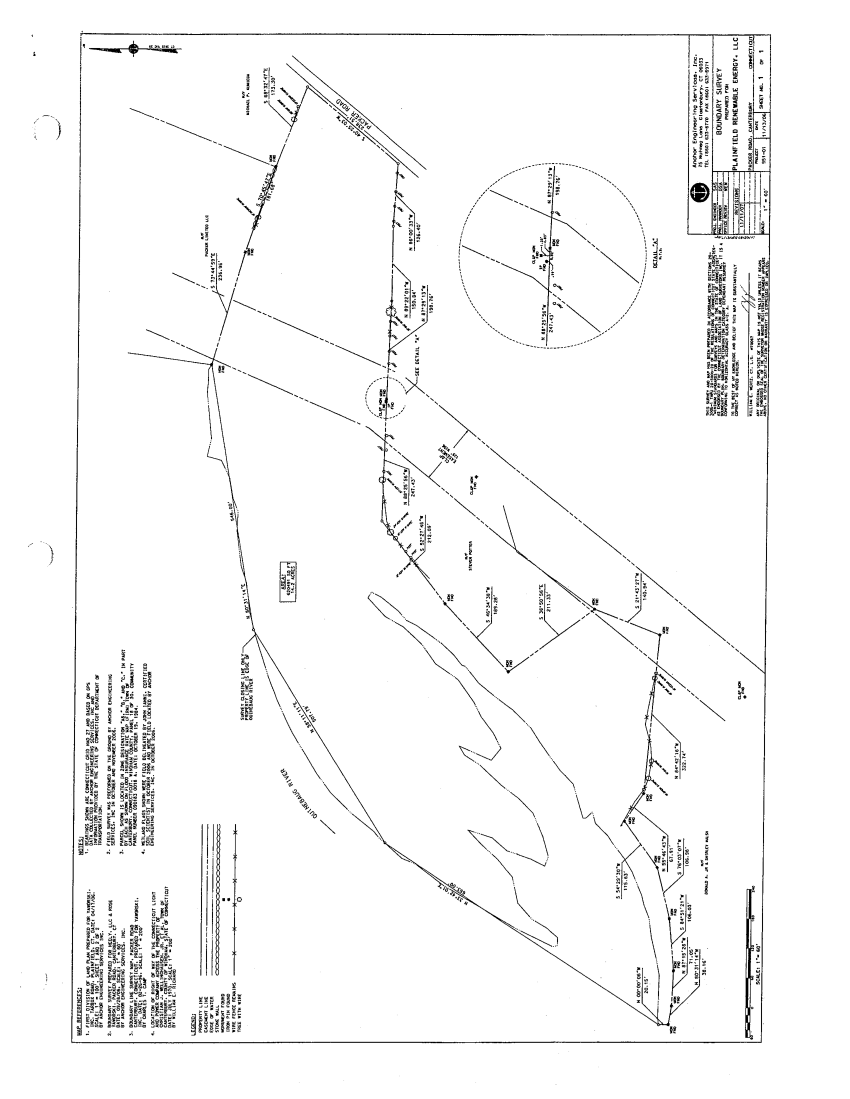
#> input picture scratch_diag/new_pages/petition_p5.png, 1700 x 2197 px, found by its file name (shown at 1/2 size)
$ python cv_line_test5.py
#> lines starting #> are read from the running program, lines starting #| are printed output that depends on the picture; after the words box and inside, x2 and y2 are one past the last pixel; in counts of white or black regions, pixels touching at a corner belong together
"""
Test: vision-described boundary style + adaptive local gap-closing on
Plainfield. Vision description (given directly, no legend lookup):
  "The parcel boundary is a thin, mostly-continuous solid line forming
  an irregular polygon. It is interrupted at nearly every vertex by
  small circular corner-marker symbols (iron pin / monument found) and
  by bearing/distance text labels crossing the line."

This script uses that description operationally: instead of one global
morphological-close kernel over the whole page, detect small circular
blobs (candidate corner markers) via HoughCircles, and apply a small
morphological close ONLY within a local radius around each detected
circle center -- leaving the rest of the page untouched.

Throwaway diagnostic, no pipeline integration.
"""

import cv2
import numpy as np
from pathlib import Path

OUT_DIR = Path("scratch_diag/cv_line_test_out")
OUT_DIR.mkdir(exist_ok=True)

PATH = "scratch_diag/new_pages/petition_p5.png"


def main():
    img = cv2.imread(PATH)
#> img is the input picture: shape (2197, 1700, 3); min 0, max 255, mean 247
    gray = cv2.cvtColor(img, cv2.COLOR_BGR2GRAY)
    h, w = gray.shape
    print(f"size: {w}x{h}")
#| size: 1700x2197

    _, binary = cv2.threshold(gray, 200, 255, cv2.THRESH_BINARY_INV)
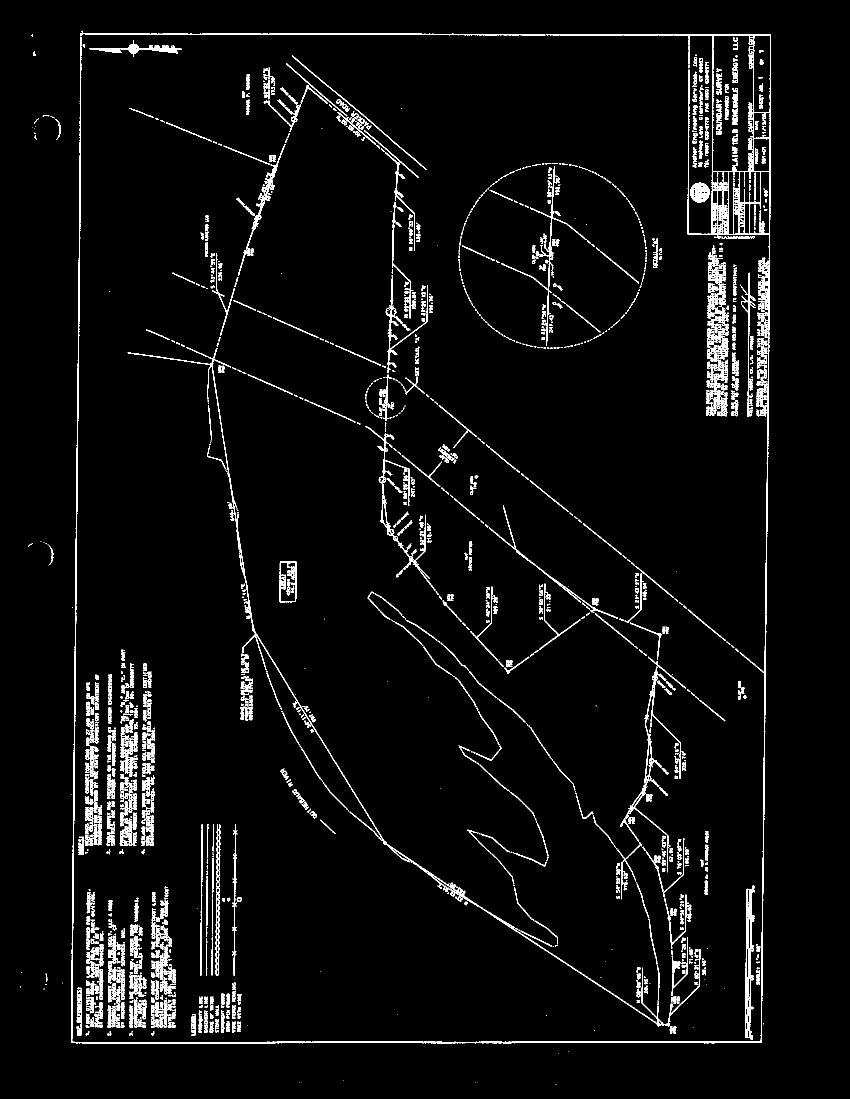
#> binary: shape (2197, 1700) (shown at 1/2 size); 4.3% white in thin lines or dots, all inside (x1, y1, x2, y2) = (40, 61, 1542, 2170)

    # --- detect small circular corner markers ---
    blurred = cv2.medianBlur(gray, 3)
    circles = cv2.HoughCircles(
        blurred, cv2.HOUGH_GRADIENT, dp=1, minDist=15,
        param1=80, param2=18, minRadius=4, maxRadius=14,
    )
#> circles = 20 rows, first 8: [687.5, 212.5, 12.2], [267.5, 97.5, 9.6], [888.5, 905.5, 12.2], [296.5, 1640.5, 9.6], [273.5, 1963.5, 12.2], [320.5, 2021.5, 9.6], [181.5, 1659.5, 12.2], [1483.5, 423.5, 10]
    n_circ = 0 if circles is None else circles.shape[1]
#> n_circ = 20
    print(f"candidate corner-marker circles detected: {n_circ}")
#| candidate corner-marker circles detected: 20

    circle_overlay = img.copy()
    if circles is not None:
        for c in circles[0]:
            cx, cy, r = c
            cv2.circle(circle_overlay, (int(cx), int(cy)), int(r), (0, 0, 255), 2)
#> this loop made 20 passes
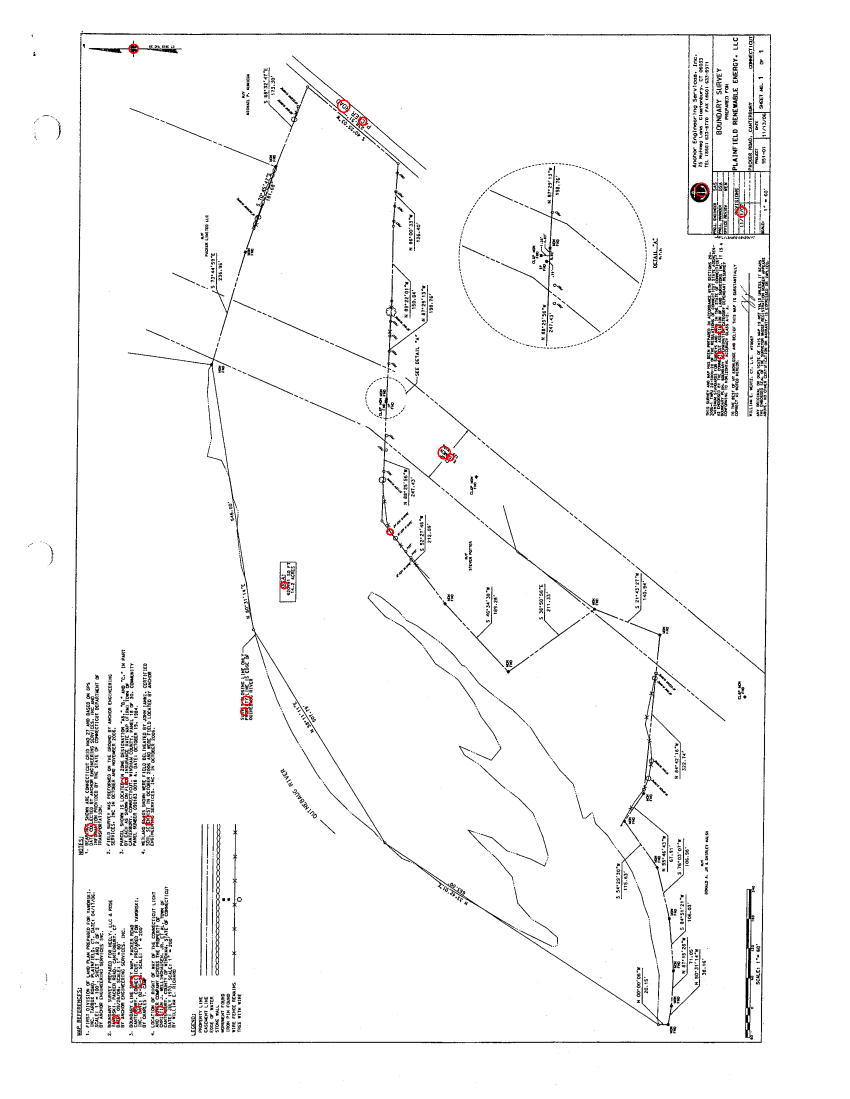
#> circle_overlay: shape (2197, 1700, 3) (shown at 1/2 size); 0.09% of pixels changed, all inside (x1, y1, x2, y2) = (168, 87, 1495, 2047)
    cv2.imwrite(str(OUT_DIR / "plainfield_detected_circles.png"), circle_overlay)

    # --- baseline: raw contours (no closing at all) ---
    contours, hierarchy = cv2.findContours(binary, cv2.RETR_CCOMP, cv2.CHAIN_APPROX_SIMPLE)
#> contours = 3471 contours, 2535 with area under 20; largest, box (x1, y1, x2, y2) and area: (142, 68, 1542, 2087) 58282, (1425, 70, 1542, 343) 26725, (1478, 343, 1540, 469) 6432, (255, 694, 1401, 2053) 4694, (1490, 1771, 1510, 2080) 3142
    big = sorted([c for c in contours if cv2.contourArea(c) > 3000], key=cv2.contourArea, reverse=True)
#> big = 5 contours; box (x1, y1, x2, y2) and area: (142, 68, 1542, 2087) 58282, (1425, 70, 1542, 343) 26725, (1478, 343, 1540, 469) 6432, (255, 694, 1401, 2053) 4694, (1490, 1771, 1510, 2080) 3142
    print(f"[raw] contours area>3000: {len(big)}, top area: {cv2.contourArea(big[0]) if big else 0:.0f}")
#| [raw] contours area>3000: 5, top area: 58282

    # --- global close (5x5), for comparison with earlier run ---
    kernel5 = cv2.getStructuringElement(cv2.MORPH_ELLIPSE, (5, 5))
#> kernel5 = [[0, 0, 1, 0, 0], [1, 1, 1, 1, 1], [1, 1, 1, 1, 1], [1, 1, 1, 1, 1], [0, 0, 1, 0, 0]]
    global_closed = cv2.morphologyEx(binary, cv2.MORPH_CLOSE, kernel5)
#> global_closed: shape (2197, 1700); 5.6% white; 221 white regions (82 under 20 px)
    contours_g, _ = cv2.findContours(global_closed, cv2.RETR_CCOMP, cv2.CHAIN_APPROX_SIMPLE)
#> contours_g = 470 contours, 92 with area under 20; largest, box (x1, y1, x2, y2) and area: (142, 61, 1542, 2087) 2788104, (144, 67, 1539, 2086) 2662344, (1425, 70, 1507, 343) 19645, (1377, 70, 1426, 384) 13968, (447, 111, 853, 637) 11574
    big_g = sorted([c for c in contours_g if cv2.contourArea(c) > 3000], key=cv2.contourArea, reverse=True)
#> big_g = 18 contours; largest, box (x1, y1, x2, y2) and area: (142, 61, 1542, 2087) 2788104, (144, 67, 1539, 2086) 2662344, (1425, 70, 1507, 343) 19645, (1377, 70, 1426, 384) 13968, (447, 111, 853, 637) 11574
    print(f"[global close 5x5] contours area>3000: {len(big_g)}, top area: {cv2.contourArea(big_g[0]) if big_g else 0:.0f}")
#| [global close 5x5] contours area>3000: 18, top area: 2788104

    # --- adaptive: close only in a local radius around each detected circle ---
    adaptive = binary.copy()
    kernel_big = cv2.getStructuringElement(cv2.MORPH_ELLIPSE, (9, 9))
    closed_full = cv2.morphologyEx(binary, cv2.MORPH_CLOSE, kernel_big)
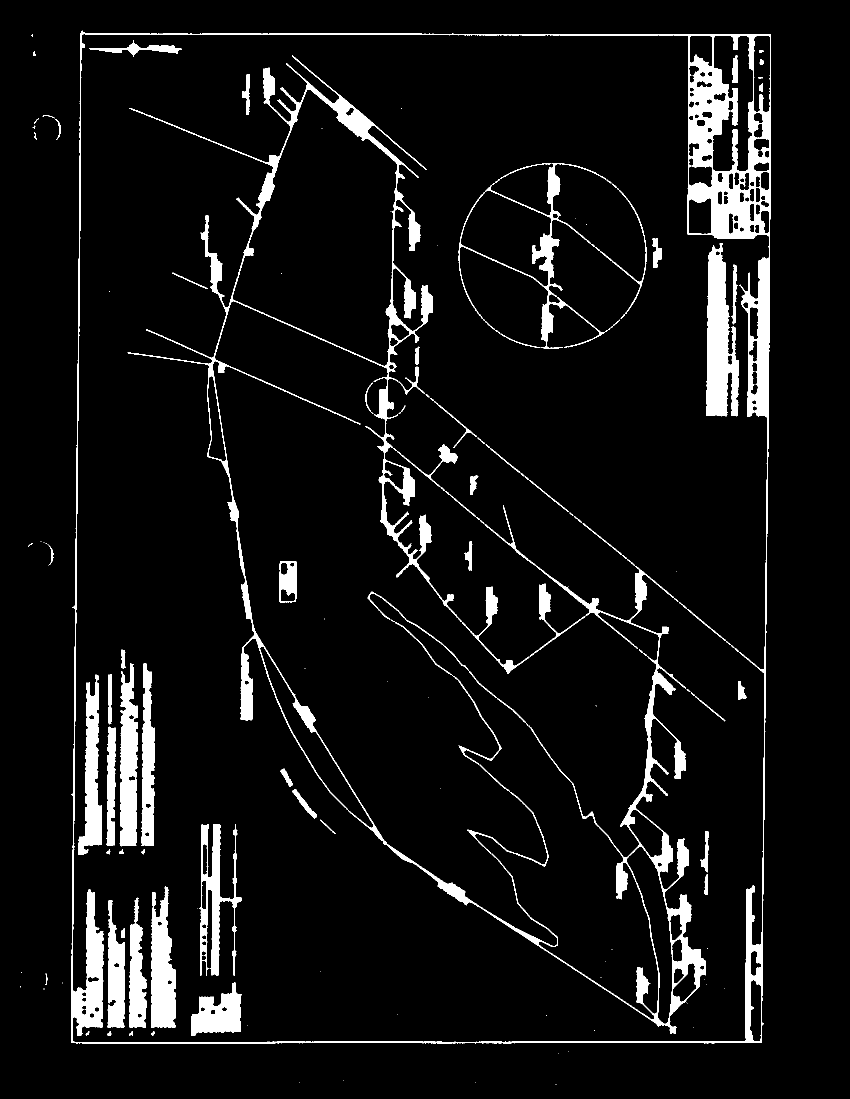
#> closed_full: shape (2197, 1700) (shown at 1/2 size); 6.8% white; 125 white regions (50 under 20 px), largest, box (x1, y1, x2, y2) and area: (255, 111, 1412, 2067) 74958, (142, 61, 1542, 2087) 71948, (1412, 486, 1478, 833) 14911
    if circles is not None:
        mask = np.zeros_like(binary)
        for c in circles[0]:
            cx, cy, r = c
            cv2.circle(mask, (int(cx), int(cy)), int(r) + 12, 255, -1)
#> mask: shape (2197, 1700); 0.7% white; 18 white regions, largest, box (x1, y1, x2, y2) and area: (864, 881, 920, 934) 2128, (469, 1380, 514, 1443) 2097, (1378, 354, 1429, 405) 1961
        adaptive = np.where(mask > 0, closed_full, binary)
#> adaptive: shape (2197, 1700); 4.5% white; 1890 white regions (754 under 20 px)

    n_changed = int(np.sum((adaptive > 0) != (binary > 0)))
#> n_changed = 8163
    print(f"pixels changed by adaptive closing: {n_changed} (vs global close would touch ~{int(np.sum((global_closed>0)!=(binary>0)))})")
#| pixels changed by adaptive closing: 8163 (vs global close would touch ~50250)

    contours_a, hierarchy_a = cv2.findContours(adaptive, cv2.RETR_CCOMP, cv2.CHAIN_APPROX_SIMPLE)
#> contours_a = 3199 contours, 2345 with area under 20; largest, box (x1, y1, x2, y2) and area: (142, 68, 1542, 2087) 62804, (1425, 70, 1542, 343) 26725, (1478, 343, 1540, 469) 6062, (255, 694, 1401, 2053) 4694, (1413, 590, 1460, 780) 4170
    big_a = sorted([c for c in contours_a if cv2.contourArea(c) > 3000], key=cv2.contourArea, reverse=True)
#> big_a = 8 contours; box (x1, y1, x2, y2) and area: (142, 68, 1542, 2087) 62804, (1425, 70, 1542, 343) 26725, (1478, 343, 1540, 469) 6062, (255, 694, 1401, 2053) 4694, (1413, 590, 1460, 780) 4170, (572, 111, 853, 356) 3450, (1376, 379, 1424, 469) 3172, (1490, 1771, 1510, 2080) 3142
    print(f"[adaptive local close] contours area>3000: {len(big_a)}")
#| [adaptive local close] contours area>3000: 8
    for c in big_a[:6]:
        area = cv2.contourArea(c)
        x, y, cw, ch = cv2.boundingRect(c)
        print(f"    area={area:.0f} bbox=({x},{y},{cw},{ch})")
#> this loop made 6 passes
#> (area, x, y, cw, ch) on passes 1 to 6: (62803.5, 142, 68, 1400, 2019), (26725, 1425, 70, 117, 273), (6061.5, 1478, 343, 62, 126), (4693.5, 255, 694, 1146, 1359), (4169.5, 1413, 590, 47, 190), (3450, 572, 111, 281, 245)
#> (printed output is left out)

    overlay = img.copy()
    colors = [(0, 255, 0), (255, 0, 255), (0, 165, 255), (255, 255, 0), (0, 0, 255), (255, 128, 0)]
    for k, c in enumerate(big_a[:6]):
        cv2.drawContours(overlay, [c], -1, colors[k % len(colors)], 3)
#> this loop made 6 passes
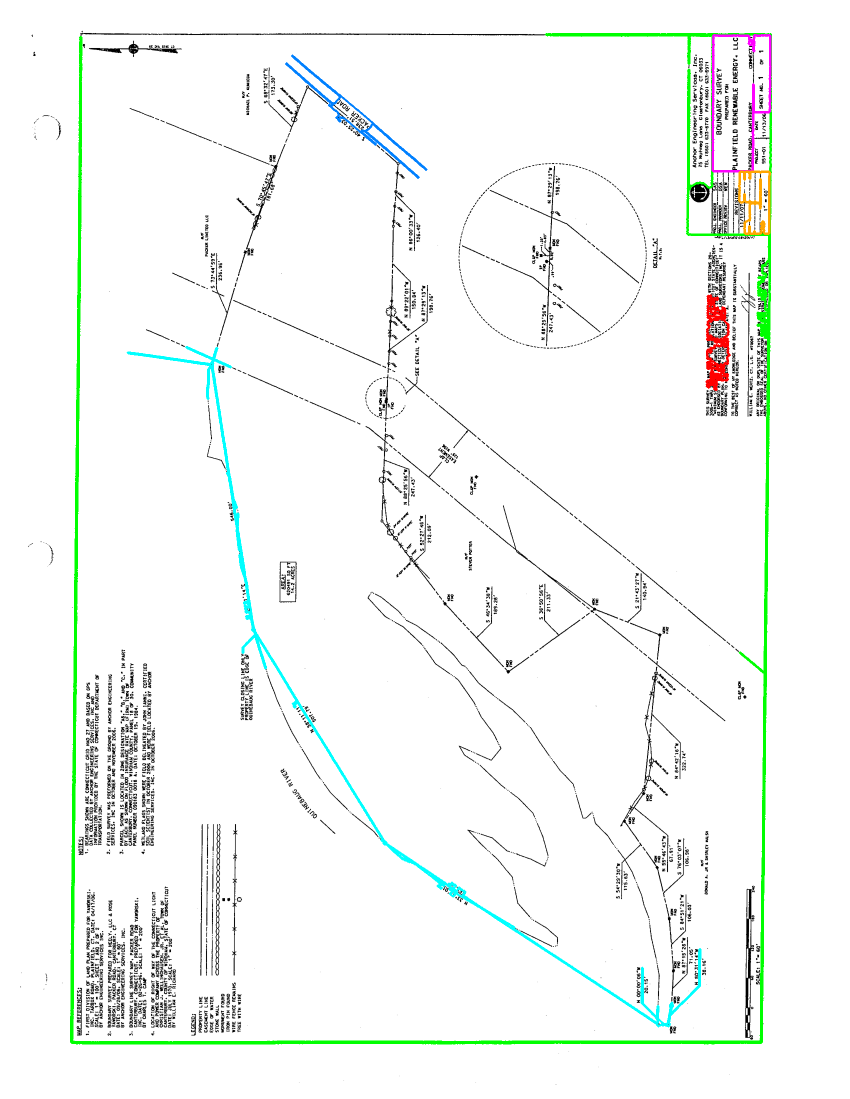
#> overlay: shape (2197, 1700, 3) (shown at 1/2 size); 2.03% of pixels changed, all inside (x1, y1, x2, y2) = (140, 66, 1544, 2089)
    cv2.imwrite(str(OUT_DIR / "plainfield_contours_adaptive.png"), overlay)
    print("saved: plainfield_detected_circles.png, plainfield_contours_adaptive.png")


if __name__ == "__main__":
    main()
